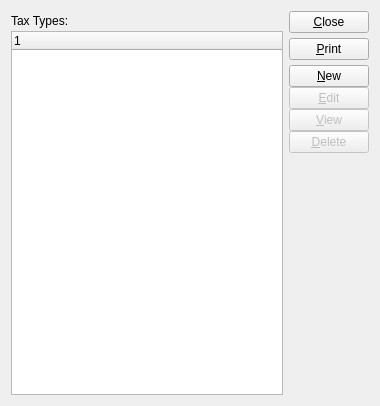
<?xml version="1.0" encoding="UTF-8"?>
<ui version="4.0">
 <comment>This file is part of the xTuple ERP: PostBooks Edition, a free and
open source Enterprise Resource Planning software suite,
Copyright (c) 1999-2019 by OpenMFG LLC, d/b/a xTuple.
It is licensed to you under the Common Public Attribution License
version 1.0, the full text of which (including xTuple-specific Exhibits)
is available at www.xtuple.com/CPAL.  By using this software, you agree
to be bound by its terms.</comment>
 <class>taxTypes</class>
 <widget class="QWidget" name="taxTypes">
  <property name="geometry">
   <rect>
    <x>0</x>
    <y>0</y>
    <width>380</width>
    <height>406</height>
   </rect>
  </property>
  <property name="windowTitle">
   <string>List Tax Types</string>
  </property>
  <layout class="QHBoxLayout">
   <item>
    <layout class="QVBoxLayout">
     <property name="spacing">
      <number>0</number>
     </property>
     <property name="margin">
      <number>0</number>
     </property>
     <item>
      <widget class="QLabel" name="_taxTypesLit">
       <property name="sizePolicy">
        <sizepolicy hsizetype="Expanding" vsizetype="Fixed">
         <horstretch>0</horstretch>
         <verstretch>0</verstretch>
        </sizepolicy>
       </property>
       <property name="minimumSize">
        <size>
         <width>0</width>
         <height>20</height>
        </size>
       </property>
       <property name="text">
        <string>Tax Types:</string>
       </property>
      </widget>
     </item>
     <item>
      <widget class="XTreeWidget" name="_taxtype">
       <property name="sizePolicy">
        <sizepolicy hsizetype="Expanding" vsizetype="Expanding">
         <horstretch>0</horstretch>
         <verstretch>0</verstretch>
        </sizepolicy>
       </property>
      </widget>
     </item>
    </layout>
   </item>
   <item>
    <layout class="QVBoxLayout">
     <property name="spacing">
      <number>0</number>
     </property>
     <property name="margin">
      <number>0</number>
     </property>
     <item>
      <layout class="QVBoxLayout">
       <property name="spacing">
        <number>5</number>
       </property>
       <property name="margin">
        <number>0</number>
       </property>
       <item>
        <widget class="QPushButton" name="_close">
         <property name="text">
          <string>&amp;Close</string>
         </property>
        </widget>
       </item>
       <item>
        <widget class="QPushButton" name="_print">
         <property name="text">
          <string>&amp;Print</string>
         </property>
        </widget>
       </item>
       <item>
        <layout class="QVBoxLayout">
         <property name="spacing">
          <number>0</number>
         </property>
         <property name="margin">
          <number>0</number>
         </property>
         <item>
          <widget class="QPushButton" name="_new">
           <property name="text">
            <string>&amp;New</string>
           </property>
          </widget>
         </item>
         <item>
          <widget class="QPushButton" name="_edit">
           <property name="enabled">
            <bool>false</bool>
           </property>
           <property name="text">
            <string>&amp;Edit</string>
           </property>
          </widget>
         </item>
         <item>
          <widget class="QPushButton" name="_view">
           <property name="enabled">
            <bool>false</bool>
           </property>
           <property name="text">
            <string>&amp;View</string>
           </property>
          </widget>
         </item>
         <item>
          <widget class="QPushButton" name="_delete">
           <property name="enabled">
            <bool>false</bool>
           </property>
           <property name="text">
            <string>&amp;Delete</string>
           </property>
          </widget>
         </item>
        </layout>
       </item>
      </layout>
     </item>
     <item>
      <spacer>
       <property name="orientation">
        <enum>Qt::Vertical</enum>
       </property>
       <property name="sizeType">
        <enum>QSizePolicy::Expanding</enum>
       </property>
       <property name="sizeHint" stdset="0">
        <size>
         <width>20</width>
         <height>168</height>
        </size>
       </property>
      </spacer>
     </item>
    </layout>
   </item>
  </layout>
 </widget>
 <layoutdefault spacing="6" margin="11"/>
 <customwidgets>
  <customwidget>
   <class>XTreeWidget</class>
   <extends>QTreeWidget</extends>
   <header>xtreewidget.h</header>
   <container>1</container>
  </customwidget>
 </customwidgets>
 <tabstops>
  <tabstop>_taxtype</tabstop>
  <tabstop>_new</tabstop>
  <tabstop>_edit</tabstop>
  <tabstop>_view</tabstop>
  <tabstop>_delete</tabstop>
  <tabstop>_print</tabstop>
  <tabstop>_close</tabstop>
 </tabstops>
 <resources/>
 <connections>
  <connection>
   <sender>_close</sender>
   <signal>clicked()</signal>
   <receiver>taxTypes</receiver>
   <slot>close()</slot>
   <hints>
    <hint type="sourcelabel">
     <x>20</x>
     <y>20</y>
    </hint>
    <hint type="destinationlabel">
     <x>20</x>
     <y>20</y>
    </hint>
   </hints>
  </connection>
  <connection>
   <sender>_taxtype</sender>
   <signal>valid(bool)</signal>
   <receiver>_view</receiver>
   <slot>setEnabled(bool)</slot>
   <hints>
    <hint type="sourcelabel">
     <x>20</x>
     <y>20</y>
    </hint>
    <hint type="destinationlabel">
     <x>20</x>
     <y>20</y>
    </hint>
   </hints>
  </connection>
 </connections>
</ui>
